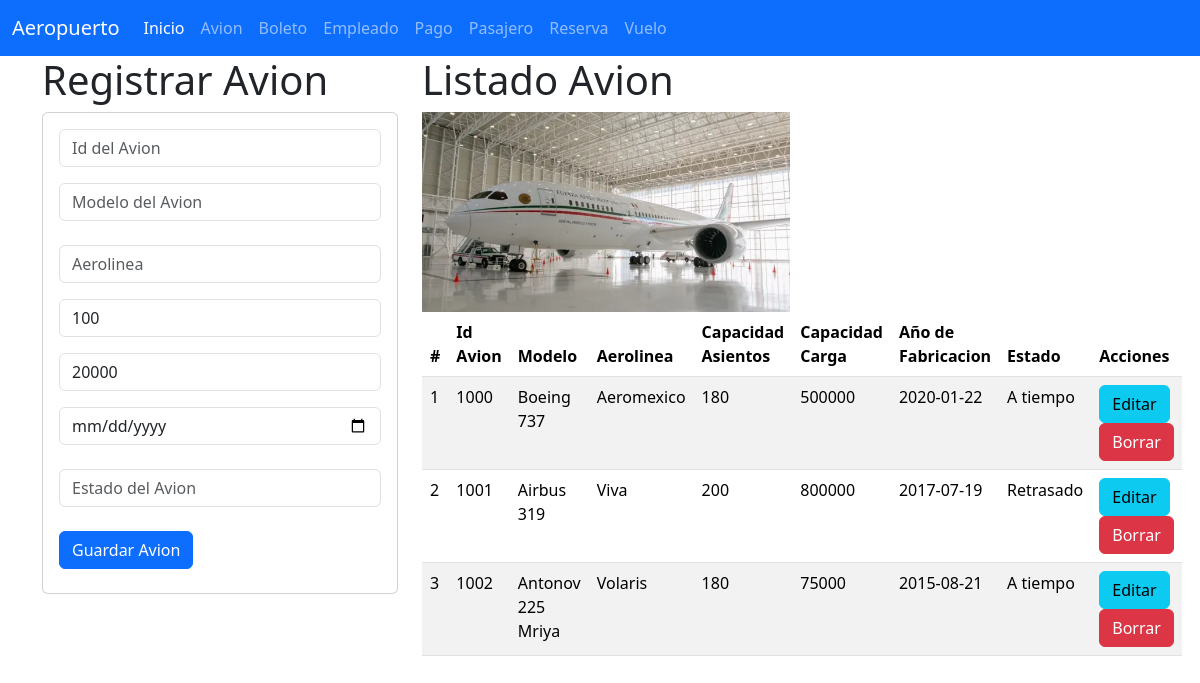
Page /Avion on the committed database.
### Avion_app/models.py (models this page shows, shortened)
class Avion(models.Model):
    Id_Avion = models.CharField(max_length=6, unique=True, primary_key=True)
    Modelo = models.CharField(max_length=100)
    Aerolinea = models.CharField(max_length=100)
    Capacidad_Asientos = models.IntegerField()  # No necesitas limitar aquí (los límites son manejados en el formulario)
    Capacidad_Carga = models.IntegerField()  # Incrementa los valores en el formulario
    Año_Fabricacion = models.CharField(max_length=4)
    Estado_Avion = models.CharField(max_length=255, null=True, blank=True)

### Avion_app/views.py (the view)
# urls.py: path("Avion",views.inicio_vista,name="Avion"),
def inicio_vista(request):
    ListadoAvion = Avion.objects.all()
    return render(request, "GestionarAvion.html", {"losAviones": ListadoAvion})

### Avion_app/templates/GestionarAvion.html (shortened to what this page needs)
{% extends "base.html" %}
{% block cuerpo %}
{% load static %}
<div class="row">
  <div class="col-sm-12 col-md-4 col-lg-4 xl-4">
    <h1>Registrar Avion</h1>
    <div class="card">
      <div class="card-body">
        <form action="{% url 'registrarAvion' %}" method="POST">
          <div class="form-group">
            <input type="text" id="txtId_Avion" name="txtId_Avion" class="form-control"
                   placeholder="Id del Avion" minlength="1" maxlength="6" required>
          </div>
          <div class="form-group py-3">
            <input type="text" id="txtModelo" name="txtModelo" class="form-control"
                   placeholder="Modelo del Avion" maxlength="100" required>
          </div>
          <div class="form-group py-2">
            <input type="text" id="txtAerolinea" name="txtAerolinea" class="form-control"
                   maxlength="100" required placeholder="Aerolinea">
          </div>
          <div class="form-group py-2">
            <input type="number" id="numCapacidad_Asientos" name="numCapacidad_Asientos" class="form-control"
                   min="1" max="500" value="100" required placeholder="Cantidad de Asientos">
          </div>
          <div class="form-group py-2">
            <input type="number" id="numCapacidad_Carga" name="numCapacidad_Carga" class="form-control"
                   min="1" max="5000000" value="20000" required placeholder="Capacidad de Carga">
          </div>
          <div class="form-group py-2">
            <input type="date" id="txtAño_Fabricacion" name="txtAño_Fabricacion" class="form-control"
                   placeholder="Año de Fabricacion" maxlength="100" required>
          </div>
          <div class="form-group py-3">
            <input type="text" id="txtEstado_Avion" name="txtEstado_Avion" class="form-control"
                   placeholder="Estado del Avion" maxlength="255">
          </div>
          <div class="form-group py-2">
            <button type="submit" class="btn btn-primary">Guardar Avion</button>
          </div>
        </form>
      </div>
    </div>
  </div>
  <div class="col-sm-12 col-md-8 col-lg-8 xl-8">
    <h1>Listado Avion</h1>
    <img class="w-50" src="{% static 'Aeropuerto2.PNG' %}" alt="Molinar" width="100" height="200">
    <table class="table table-striped">
      <thead>
        <tr>
          <th>#</th>
          <th>Id Avion</th>
          <th>Modelo</th>
          <th>Aerolinea</th>
          <th>Capacidad Asientos</th>
          <th>Capacidad Carga</th>
          <th>Año de Fabricacion</th>
          <th>Estado</th>
          <th>Acciones</th>
        </tr>
      </thead>
      <tbody>
        {% for i in losAviones %}
        <tr>
          <td>{{ forloop.counter }}</td>
          <td>{{ i.Id_Avion }}</td>
          <td>{{ i.Modelo }}</td>
          <td>{{ i.Aerolinea }}</td>
          <td>{{ i.Capacidad_Asientos }}</td>
          <td>{{ i.Capacidad_Carga }}</td>
          <td>{{ i.Año_Fabricacion }}</td>
          <td>{{ i.Estado_Avion }}</td>
          <td>
            <a href="{% url 'seleccionarAvion' i.Id_Avion %}" class="btn btn-info">Editar</a>
            <a href="{% url 'borrarAvion' i.Id_Avion %}" class="btn btn-danger">Borrar</a>
          </td>
        </tr>
        {% endfor %}
      </tbody>
    </table>
  </div>
</div>
{% endblock %}

### templates/base.html (shortened to what this page needs)
<!doctype html>
<html lang="es">
    <head>
    <link href="https://cdn.jsdelivr.net/npm/bootstrap@5.3.3/dist/css/bootstrap.min.css" rel="stylesheet">
    </head>
    <body>
<nav class="navbar navbar-expand-lg bg-primary"  data-bs-theme="dark">
    <div class="container-fluid">
      <a class="navbar-brand" href="#">Aeropuerto</a>
      <div class="collapse navbar-collapse" id="navbarNav">
        <ul class="navbar-nav">
          <li class="nav-item">
            <a class="nav-link active" aria-current="page" href="/">Inicio</a>
          </li>
          <li class="nav-item">
            <a class="nav-link" href="{% url 'Avion' %}">Avion</a>
          </li>
          <li class="nav-item">
            <a class="nav-link" href="{% url 'Boleto' %}">Boleto</a>
          </li>
          <li class="nav-item">
            <a class="nav-link" href="{% url 'Empleado' %}">Empleado</a>
          </li>
          <li class="nav-item">
            <a class="nav-link" href="{% url 'Pago' %}">Pago</a>
          </li>
          <li class="nav-item">
            <a class="nav-link" href="{% url 'Pasajero' %}">Pasajero</a>
          </li>
          <li class="nav-item">
            <a class="nav-link" href="{% url 'Reserva' %}">Reserva</a>
          </li>
          <li class="nav-item">
            <a class="nav-link" href="{% url 'Vuelo' %}">Vuelo</a>
          </li>
        </ul>
      </div>
    </div>
  </nav>
    <div class="container">
        {% block cuerpo %}
        {% endblock %}
    </div>
    </body>
</html>

### rows in the picture
Avion: Id_Avion "1000", Modelo "Boeing 737", Aerolinea "Aeromexico", Capacidad_Asientos "180", Capacidad_Carga "500000", Año_Fabricacion "2020-01-22", Estado_Avion "A tiempo"
Avion: Id_Avion "1001", Modelo "Airbus 319", Aerolinea "Viva", Capacidad_Asientos "200", Capacidad_Carga "800000", Año_Fabricacion "2017-07-19", Estado_Avion "Retrasado"
Avion: Id_Avion "1002", Modelo "Antonov 225 Mriya", Aerolinea "Volaris", Capacidad_Asientos "180", Capacidad_Carga "75000", Año_Fabricacion "2015-08-21", Estado_Avion "A tiempo"
